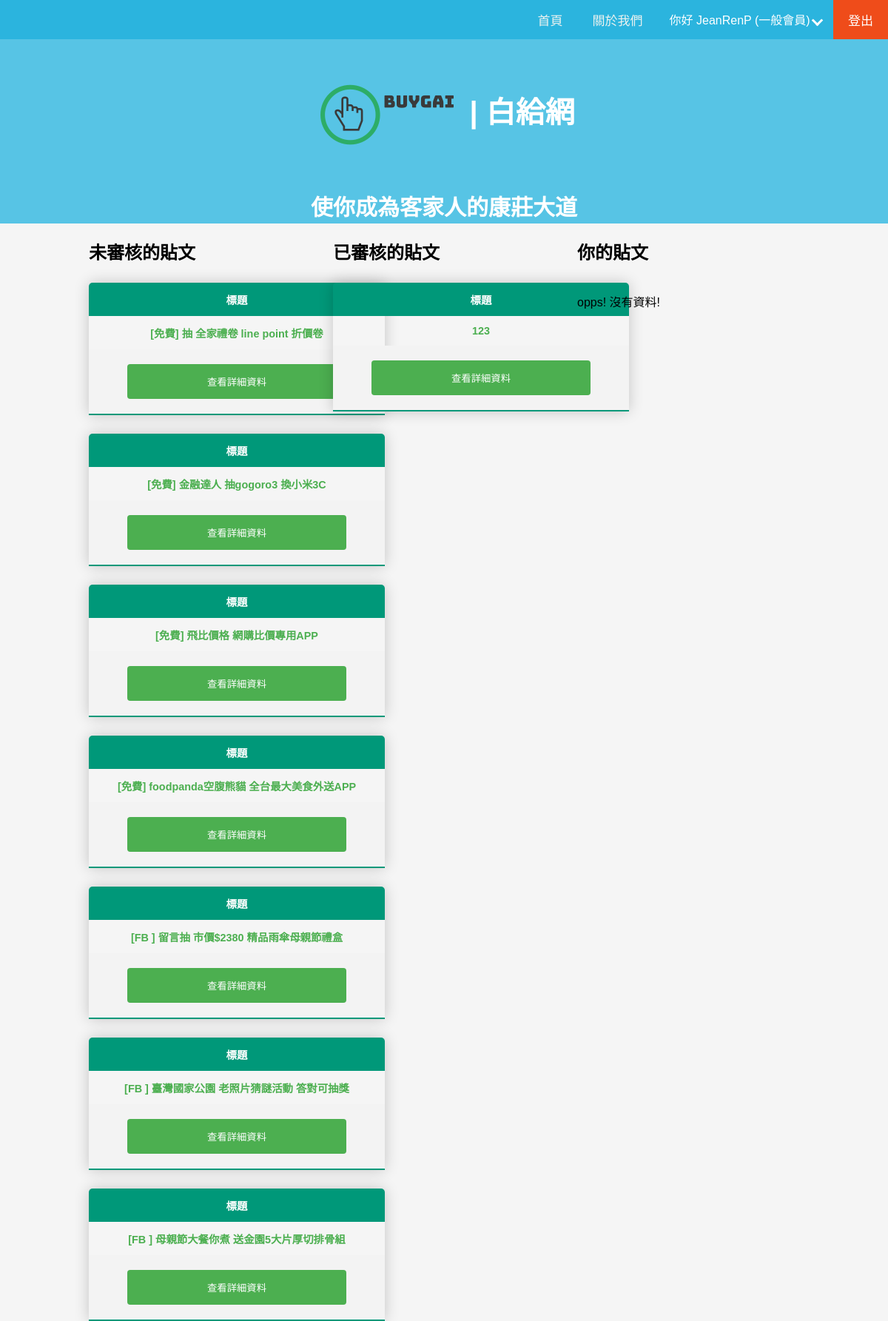
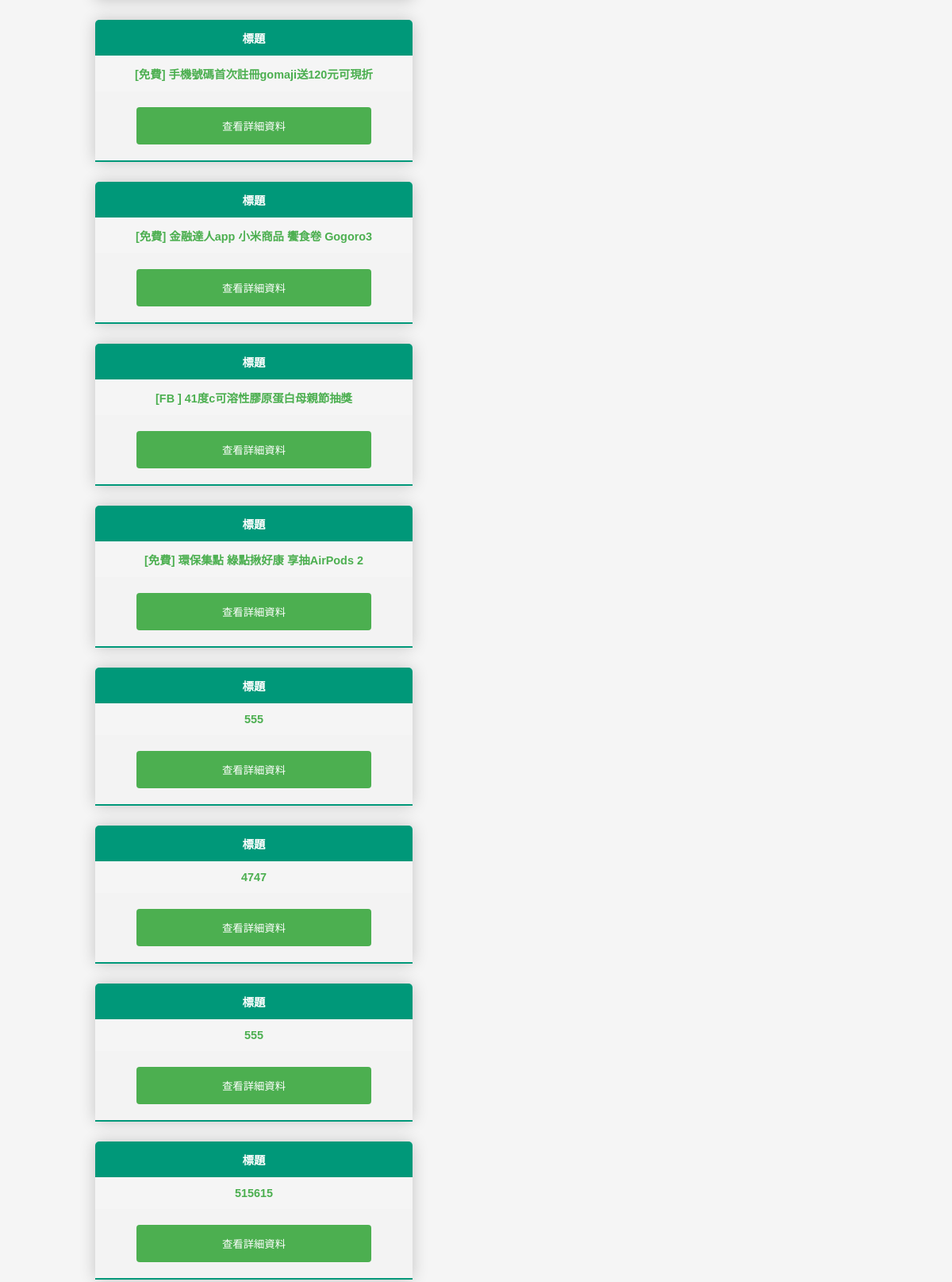
/index.php (signed in, upper part), run on the app's committed database (2 pictures, top to bottom).
### tables this page shows
CREATE TABLE `users` (
  `id` int(11) NOT NULL,
  `username` varchar(50) NOT NULL,
  `name` text NOT NULL,
  `password` varchar(50) NOT NULL,
  `email` varchar(100) NOT NULL,
  `permission` varchar(10) NOT NULL DEFAULT '一般會員'
);

CREATE TABLE `post_event_confirm_data` (
  `id` int(20) NOT NULL,
  `title` char(40) NOT NULL,
  `descript` varchar(500) DEFAULT NULL,
  `organizer` char(20) NOT NULL DEFAULT '未確認',
  `start_daily` char(20) DEFAULT NULL,
  `end_daily` char(20) DEFAULT NULL,
  `original_web` varchar(200) NOT NULL DEFAULT '未確認',
  `post_member` varchar(50) NOT NULL DEFAULT '未確認',
  `post_member_id` int(11) NOT NULL,
  `post_daily` date DEFAULT NULL,
  `is_confirm` tinytext NOT NULL,
  `winner` varchar(50) NOT NULL DEFAULT '未確認'
);

### index.php (called while the page is built, shortened)
<?php
    require("DatabaseObject.php");
    require("DatabaseVar.php");
    $database = new DatabaseObject($host, $username, $password, $database);
    require("includes/header.php");
    require("event_show.php");
?>

### DataBaseVar.php (called while the page is built)
<?php
$host = 'localhost';
$username = 'root';
$password = '';
$database = 'byegay';
?>

### DatabaseObject.php (called while the page is built, shortened)
<?php
class DatabaseObject
{
    private $con;
    public function __construct($host, $username, $password, $database)
    {
        $this->con = mysqli_connect($host, $username, $password, $database, 3306);
    }
    public function query($query)
    {
        $result = mysqli_query($this->con, $query) or $this->error($query . '/' . mysqli_error($this->con));
        return $result;
    }
    public function fetch($result){
        return mysqli_fetch_assoc($result);
    }
    public function num_rows($result)
    {
        return mysqli_num_rows($result);
    }
}

### event_show.php (the view, shortened to what this page needs)
<link rel="stylesheet" href="css/layout.css">
<?php
    if (isset($_SESSION['user_id'])) {
        $user_id = $_SESSION['user_id'];
        $result = $database->query("SELECT `id`, `permission` FROM `users` WHERE `id` = '$user_id' LIMIT 1");
        $user = $database->fetch($result);
        if ($user['permission'] == "管理員") {
            $notConfirm_result = $database->query("SELECT * FROM `post_event_confirm_data` WHERE is_confirm = 0");
            $confirm_result = $database->query("SELECT * FROM `post_event_confirm_data` WHERE is_confirm = 1");
            $member_post_result = $database->query("SELECT * FROM `post_event_confirm_data` WHERE `post_member_id` = '{$user_id}'");
            echo "<div class='all-container'><div class='notconfirm-container'><a class='unconfirm-a'><h2>你好管理員，以下是未審核的貼文</h2></a>";
            try {
                if ($database->num_rows($notConfirm_result) == 0) {
                    echo "<br><a>opps! 沒有資料!</a>";
                } else {
                    while ($notConfirmdata = $database->fetch($notConfirm_result)){
                        echo "<div class='post-notconfirm'>
                            <table class='unconfirm-content-table'>
                                <thead>
                                    <tr>
                                        <th>標題</th>
                                    </tr>
                                </thead>
                                <tbody>
                                    <tr class='active-row'>
                                        <td>{$notConfirmdata['title']}</td>
                                    </tr>
                                    <tr class='active-row'>
                                        <td>
                                            <form class='form-signup' action='./detail.php#{$notConfirmdata['id']}' method='post'>
                                                <input type='hidden' name='postid' value='{$notConfirmdata['id']}'>
                                                <input class='detail-submit' type='submit' name='detail-submit' value='查看詳細資料'><br>
                                            </form>
                                        </td>
                                    </tr>
                                </tbody>
                            </table>
                        </div>";
                    }
                }
                echo "</div>";
            } catch (Exception $e) {
                echo $e->getMessage();
            }
            echo "<div class='confirm-container'><a class='confirm-a'><h2>你好管理員，以下是已審核的貼文</h2></a>";
            try {
                if ($database->num_rows($confirm_result) == 0) {
                    echo "<br><a>opps! 沒有資料!</a>";
                } else {
                    while ($confirmdata = $database->fetch($confirm_result)){
                        echo "<div class='post-confirm'>
                            <table class='confirm-content-table'>
                                <thead>
                                    <tr>
                                        <th>標題</th>
                                    </tr>
                                </thead>
                                <tbody>
                                    <tr class='active-row'>
                                        <td>{$confirmdata['title']}</td>
                                    </tr>
                                    <tr class='active-row'>
                                        <td>
                                            <form class='form-signup' action='./detail.php#{$confirmdata['id']}' method='post'>
                                                <input type='hidden' name='postid' value='{$confirmdata['id']}'>
                                                <input class='detail-submit' type='submit' name='detail-submit' value='查看詳細資料'><br>
                                            </form>
                                        </td>
                                    </tr>
                                </tbody>
                            </table>
                        </div>
                    ";
                    }
                }
                echo "</div></div>";
            } catch (Exception $e) {
                echo $e->getMessage();
            }
            echo "<div class='member-container'><a class='confirm-a'><h2>你的貼文</h2></a>";
            try {
                if ($database->num_rows($member_post_result) == 0) {
                    echo "<br><a>opps! 沒有資料!</a>";
                } else {
                    while ($postMemberData = $database->fetch($member_post_result)){
                        echo "<div class='post-confirm'>
                            <table class='member-content-table'>
                                <thead>
                                    <tr>
                                        <th>
                                            <form class='form-manage' action='./edit_event.php#{$postMemberData['id']}' method='post'>
                                                    <input type='hidden' name='postid' value='{$postMemberData['id']}'>
                                                    <input type='submit' name='edit-sumit' value='修改內容'>
                                            </form>
                                        </th>
                                    </tr>
                                </thead>
                                <tbody>
                                    <tr class='active-row'>
                                        <td>{$postMemberData['title']}</td>
                                    </tr>
                                    <tr class='active-row'>
                                        <td>
                                            <form class='form-signup' action='./detail.php#{$postMemberData['id']}' method='post'>
                                                <input type='hidden' name='postid' value='{$postMemberData['id']}'>
                                                <input class='detail-submit' type='submit' name='detail-submit' value='查看詳細資料'><br>
                                            </form>
                                        </td>
                                    </tr>
                                </tbody>
                            </table>
                        </div>
                    ";
                    }
                }
                echo "</div></div>";
            } catch (Exception $e) {
                echo $e->getMessage();
            }
        } else {
            $notConfirm_result = $database->query("SELECT * FROM `post_event_confirm_data` WHERE `is_confirm` = 0");
            $confirm_result = $database->query("SELECT * FROM `post_event_confirm_data` WHERE `is_confirm` = 1");
            $member_post_result = $database->query("SELECT * FROM `post_event_confirm_data` WHERE `post_member_id` = '{$user_id}' LIMIT 1");
            echo "<div class='all-container'><div class='notconfirm-container'><a class='unconfirm-a'><h2>未審核的貼文</h2></a>";
            try {
                if ($database->num_rows($notConfirm_result) == 0) {
                    echo "<br><a>opps! 沒有資料!</a>";
                } else {
                    while ($notConfirmdata = $database->fetch($notConfirm_result)){
                        echo "<div class='post-notconfirm'>
                            <table class='unconfirm-content-table'>
                                <thead>
                                    <tr>
                                        <th>標題</th>
                                    </tr>
                                </thead>
                                <tbody>
                                    <tr class='active-row'>
                                        <td>{$notConfirmdata['title']}</td>
                                    </tr>
                                    <tr class='active-row'>
                                        <td>
                                            <form class='form-signup' action='./detail.php#{$notConfirmdata['id']}' method='post'>
                                                <input type='hidden' name='postid' value='{$notConfirmdata['id']}'>
                                                <input class='detail-submit' type='submit' name='detail-submit' value='查看詳細資料'><br>
                                            </form>
                                        </td>
                                    </tr>
                                </tbody>
                            </table>
                        </div>";
                    }
                }
                echo "</div>";
            } catch (Exception $e) {
                echo $e->getMessage();
            }
            echo "<div class='confirm-container'><a class='confirm-a'><h2>已審核的貼文</h2></a>";
            try {
                if ($database->num_rows($confirm_result) == 0) {
                    echo "<br><a>opps! 沒有資料!</a>";
                } else {
                    while ($confirmdata = $database->fetch($confirm_result)){
                        echo "<div class='post-confirm'>
                            <table class='confirm-content-table'>
                                <thead>
                                    <tr>
                                        <th>標題</th>
                                    </tr>
                                </thead>
                                <tbody>
                                    <tr class='active-row'>
                                        <td>{$confirmdata['title']}</td>
                                    </tr>
                                    <tr class='active-row'>
                                        <td>
                                            <form class='form-signup' action='./detail.php#{$confirmdata['id']}' method='post'>
                                                <input type='hidden' name='postid' value='{$confirmdata['id']}'>
                                                <input class='detail-submit' type='submit' name='detail-submit' value='查看詳細資料'><br>
                                            </form>
                                        </td>
                                    </tr>
                                </tbody>
                            </table>
                        </div>
                    ";
                    }
                }
                echo "</div></div>";
            } catch (Exception $e) {
                echo $e->getMessage();
            }
            echo "<div class='member-container'><a class='confirm-a'><h2>你的貼文</h2></a>";
            try {
                if ($database->num_rows($member_post_result) == 0) {
                    echo "<br><a>opps! 沒有資料!</a>";
                }
                echo "</div></div>";
            } catch (Exception $e) {
                echo $e->getMessage();
            }
        }
    }
?>

### includes/header.php (shortened to what this page needs)
<!DOCTYPE html>
<html lang="en">
<head>
    <link rel="stylesheet" href="css/layout.css">
</head>
<body>
    <div class="topnav">
        <?php
            if (isset($_SESSION['user_id'])) {
                $user_id = $_SESSION['user_id'];
                $result = $database->query("SELECT `id`, `username`, `name`, `permission` FROM `users` WHERE `id` = '$user_id' LIMIT 1");
                try {
                    if ($database->num_rows($result) == 0){
                        throw new Exception('此帳號不存在，發生錯誤');
                    }else{
                        $user = $database->fetch($result);
                    }
                }catch (Exception $e){
                    echo $e->getMessage();
                }
                if ($user['permission'] != "管理員") {
                    echo "
                    <div class='js-logout'>
                        <a class='logout' href='logout.php?logstate=logout'>登出
                        </a>
                    </div>
                    <div class='dropdown'>
                        <button class='dropbtn'>你好 {$user['name']} ({$user['permission']})
                        <i class='arrow down'></i>
                        </button>
                        <div class='dropdown-content'>
                            <a href='profile.php'>個人資訊</a>
                            <a href='account_manage.php'>帳號管理</a>
                        </div>
                    </div>
                    ";
                }
            } else {
                echo
                "<div class='js-login'><a class='login' href='login.php'>登入</a></div>
                <div class='js-register'><a class='register' href='register.php'>註冊</a></div>";
            }
        ?>
        <div class="js-about"><a href="about.php">關於我們</a></div>
        <div class="js-index"><a href="index.php">首頁</a></div>
    </div>
    <div class="header">
        <img class="imgMiddle" src="img/logo.png"> | 白給網 <br>
        <a>使你成為客家人的康莊大道</a>
    </div>
</body>
</html>

### data on the page
users: name "JeanRenP", permission "一般會員"
post_event_confirm_data: title "[免費] 抽 全家禮卷 line point 折價卷"
post_event_confirm_data: title "[免費] 金融達人 抽gogoro3 換小米3C"
post_event_confirm_data: title "[免費] 飛比價格 網購比價專用APP"
post_event_confirm_data: title "[免費] foodpanda空腹熊貓 全台最大美食外送APP"
post_event_confirm_data: title "[FB ] 留言抽 市價$2380 精品雨傘母親節禮盒"
post_event_confirm_data: title "[FB ] 臺灣國家公園 老照片猜謎活動 答對可抽獎"
post_event_confirm_data: title "[FB ] 母親節大餐你煮 送金園5大片厚切排骨組"
post_event_confirm_data: title "[免費] 手機號碼首次註冊gomaji送120元可現折"
post_event_confirm_data: title "[免費] 金融達人app 小米商品 饗食卷 Gogoro3"
post_event_confirm_data: title "[FB ] 41度c可溶性膠原蛋白母親節抽獎"
post_event_confirm_data: title "[免費] 環保集點 綠點揪好康 享抽AirPods 2"
post_event_confirm_data: title "555"
post_event_confirm_data: title "4747"
post_event_confirm_data: title "555"
post_event_confirm_data: title "515615"
post_event_confirm_data: title "123"
